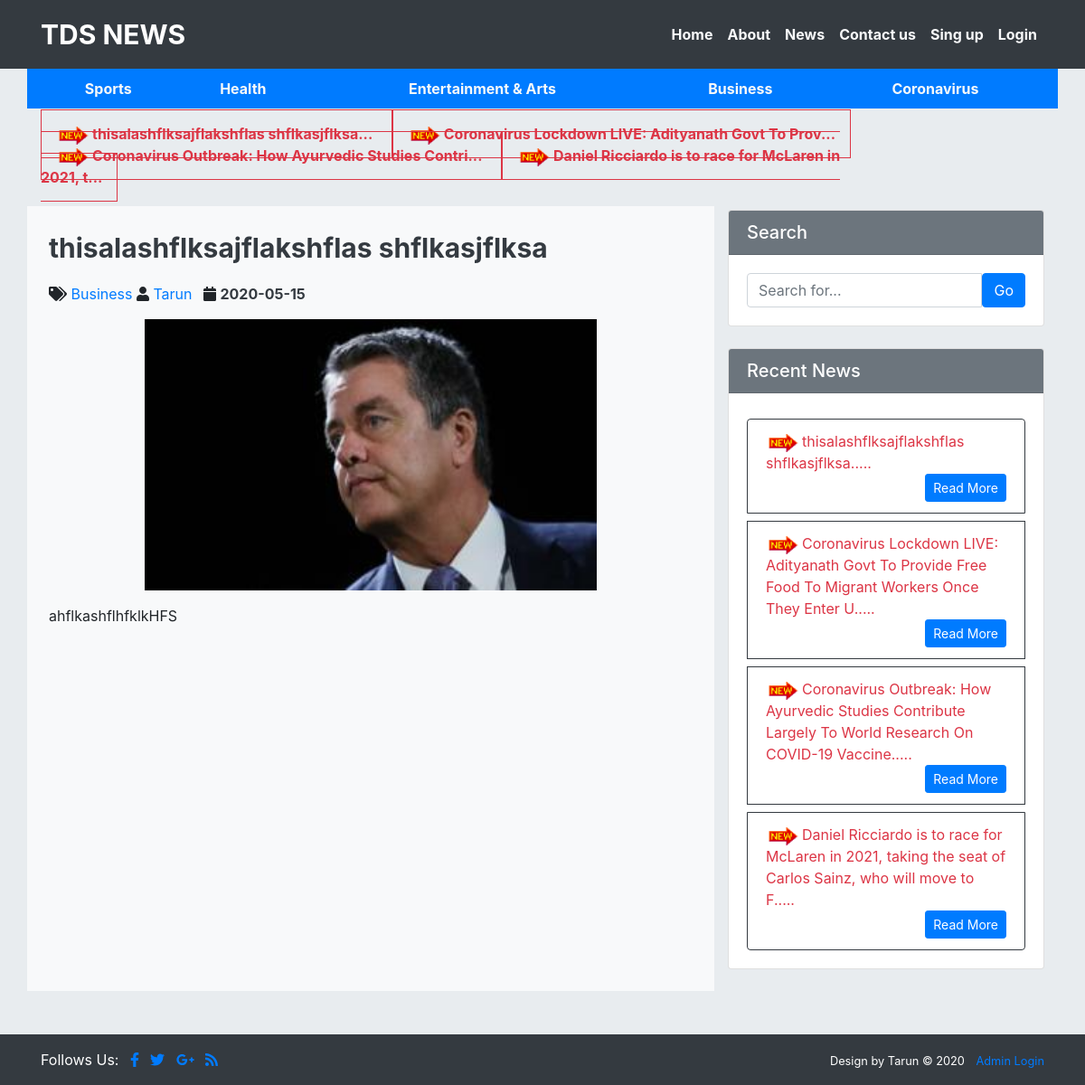
The page /News_controller/singlestory/49 on the database its author committed.
### tables this page shows
CREATE TABLE `catagory` (
  `catagory_id` int(50) NOT NULL,
  `catagory_name` varchar(60) NOT NULL,
  `post` int(50) NOT NULL
);

CREATE TABLE `news` (
  `news_id` int(11) NOT NULL,
  `news_title` text NOT NULL,
  `news_desc` text NOT NULL,
  `catagory` varchar(60) NOT NULL,
  `author` varchar(50) NOT NULL,
  `news_date` date NOT NULL,
  `news_img` varchar(455) NOT NULL,
  `user_author` varchar(60) NOT NULL
);

CREATE TABLE `userregistration_tb` (
  `u_id` int(11) NOT NULL,
  `u_name` varchar(60) NOT NULL,
  `u_email` varchar(60) NOT NULL,
  `u_password` varchar(60) NOT NULL
);

### application/controllers/News_controller.php (called while the page is built, shortened)
<?php
class News_controller extends CI_Controller{
	function __construct(){
		$this->load->model('adminmodel/catagory_model');
		$this->load->model('adminmodel/news_model');
	}
	public function singlestory($id){
		$data['catagory'] = $this->catagory_model->navcatagory();
		$data['subnav'] = $this->news_model->totalnews();
		$data['body'] = $this->news_model->singlestory($id);
		$this->load->view('news_project/singlestory',$data);
	}
}
?>

### index.php (called while the page is built, shortened)
<?php
require_once BASEPATH.'core/CodeIgniter.php';

### application/models/adminmodel/Catagory_model.php (called while the page is built, shortened)
<?php
	class Catagory_model extends CI_Model{
		function navcatagory(){
			return $query = $this->db->query("SELECT * FROM catagory WHERE post > 0 ")->result();
		}
	}
?>

### application/models/adminmodel/News_model.php (called while the page is built, shortened)
<?php
class News_model extends CI_Model{
	function totalnews(){
		return $this->db->select()
						->from('news')
						->join('catagory','news.catagory = catagory.catagory_id','left')
						->join('adminlogin_tb','news.author = adminlogin_tb.a_login_id','left')
						->join('userregistration_tb','news.user_author = userregistration_tb.u_id','left')
						->order_by('news_id','desc')
						->limit(4)
						->get()->result();
		}
	function singlestory($id){
		return $this->db->select()
						->from('news')
						->join('catagory','news.catagory = catagory.catagory_id','left')
						->join('adminlogin_tb','news.author = adminlogin_tb.a_login_id','left')
						->join('userregistration_tb','news.user_author = userregistration_tb.u_id','left')
						->order_by('news_id','desc')
						->where(['news_id'=>$id])
						->get()->result();
		}
}
 ?>

### application/views/news_project/singlestory.php (the view, shortened to what this page needs)
<?php include('header.php') ?>
    <div class="container">
      <div class="row">
        <div class="col-sm-12 bg-primary">
     <table border="0" cellpadding="10" width="100%">
       <tr align="center">
         <?php
          foreach ($catagory as $row) { ?>
         <th><a href="<?php echo base_url('News_controller/catagory/'.$row->catagory_id) ?>" class="text-light"><?php echo $row->catagory_name;  ?></a></th>
         <?php } ?>
       </tr>
     </table>
   </div>
   </div>
    </div>
    <div class="container">
      <div class="row my-3">
        <marquee onmouseover="this.stop();" onmouseout="this.start();">
        <div class="col-sm-10">
          <?php
        foreach ($subnav as $row) { ?>
          <span class="text-danger border border-danger p-3">
            <a href="<?php echo base_url('News_controller/singlestory/'.$row->news_id) ?>" class="text-danger"><img src="<?php echo base_url().'/img/'.'new.jpg'; ?>" width="40px" height="20px"><b><?php echo substr($row->news_title,0,50)."..." ; ?></b></a>
          </span>
            <?php } ?>
        </div>
        </marquee>
      </div>
    </div>
    <div class="container">
        <div class="row bg">
          <div class="col-sm-8 mt-1 bg-light p-4">
            <?php foreach ($body as $row) { ?>
            <b class="text-dark" style="font-size: 30px"><?php echo $row->news_title;  ?></b>
            <div class="mt-3">
                <span>
                  <i class="fa fa-tags"></i>
                  <a href="<?php echo base_url('News_controller/catagory/'.$row->catagory_id); ?>"><?php  echo $row->catagory_name ; ?></a>
                </span>
                <span>
                  <i class="fa fa-user"></i>
                  <a href="#" class="mr-2">
                    <?php
                        echo $row->u_name ;
                      ?>
                  </a>
                </span>
                <span>
                  <i class="fa fa-calendar"></i>
                  <a href="#" class="text-dark mr-2"><b>
                  <?php echo $row->news_date;  ?>
                  </b></a>
                </span>
                </div>
                <div>
                <div class="row">
                  <div class="col-sm-12 text-center mt-3">
                    <img src="<?php echo base_url().'/uploads/'. $row->news_img ; ?>"
                    width="500px" height="300px">
                  </div>
                </div>
                <div class="row">
                  <div class="col-sm-12  mt-3 text-justify">
                  <?php echo $row->news_desc;  ?>
                  </div>
                </div>
            </div>
            <?php } ?>
        </div>
       <?php include('sidebar.php');?>
     <?php include("footer.php") ; ?>

### application/views/news_project/sidebar.php
 <div class="col-sm-4 mt-2">
    <div class="card">
      <h5 class="card-header bg-secondary text-white">Search</h5>
      <div class="card-body">
          <form name="search" action="<?php echo base_url('news_controller/index') ?>" method="get">
            <div class="input-group">
            <input type="text" name="searchtitle" class="form-control" placeholder="Search for..." value="<?php if($this->input->get('searchtitle')){ echo $this->input->get('searchtitle'); } ?>" required>
            <span class="input-group-btn">
              <input type="submit" name="search" class="btn btn-primary" value="Go">
            </span>
          </div>
          </form>
      </div>
    </div>
  <div class="card my-4">
    <h5 class="card-header bg-secondary text-white">Recent News</h5>
    <div class="card-body">
          <ul class="list-group mb-0">
            <marquee direction="up" onmouseover="this.stop();" onmouseout="this.start();">
            <?php foreach ($subnav as $row) { ?>
              <li class="list-group-item border border-dark mt-2"><a href="<?php echo base_url('News_controller/singlestory/'.$row->news_id)  ?>" class="text-danger"><img src="<?php echo base_url().'/img/'.'new.jpg'; ?>" width="40px" height="20px"><?php echo substr($row->news_title,0,100)."....." ; ?></a>
                <div class="text-right">
                <a href="<?php echo base_url('News_controller/singlestory/'.$row->news_id)  ?>" class="btn btn-primary btn-sm">Read More</a>
              </div>
              </li>
            <?php } ?>
          </marquee>
          </ul>
    </div>
  </div>
</div>
</div>
</div>

### application/views/news_project/header.php (style rules this page uses)
body { background-color:#e1e6eabd; }

### rows shown on the page
catagory: catagory_name "Sports"
catagory: catagory_name "Health"
catagory: catagory_name "Entertainment & Arts"
catagory: catagory_name "Business"
catagory: catagory_name "Coronavirus"
news: news_title "thisalashflksajflakshflas shflkasjflksa", catagory.catagory_name "Business", userregistration_tb.u_name "Tarun", news_date "2020-05-15", news_img (picture), news_desc "ahflkashflhfklkHFS"
news: news_title "Coronavirus Lockdown LIVE: Adityanath Govt To Prov", news_title "Coronavirus Lockdown LIVE: Adityanath Govt To Provide Free Food To Migrant Workers Once They Enter U"
news: news_title "Coronavirus Outbreak: How Ayurvedic Studies Contri", news_title "Coronavirus Outbreak: How Ayurvedic Studies Contribute Largely To World Research On COVID-19 Vaccine"
news: news_title "Daniel Ricciardo is to race for McLaren in 2021, t", news_title "Daniel Ricciardo is to race for McLaren in 2021, taking the seat of Carlos Sainz, who will move to F"
